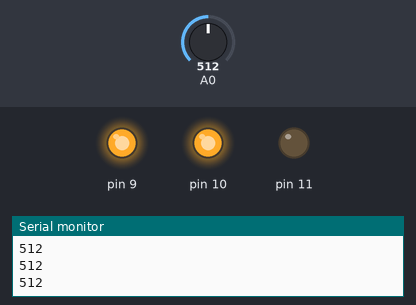
The sketch below on a simulated Arduino Uno, built with avr-gcc and run on an emulated ATmega328P. On the bench: output pins drawn as LEDs (lit = HIGH), the last lines printed to the serial monitor. Inputs (shaded band) come from the test bench; at power-on: A0 = 512.

Above: at 1.2 s.
1.3 s: A0 set to 587
2.8 s: A0 set to 614
At 3.7 s:
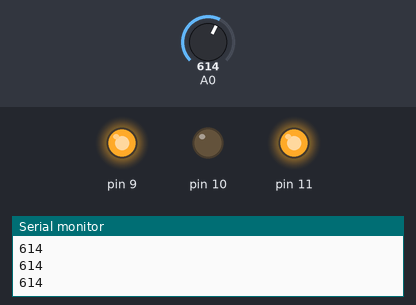
4.3 s: A0 set to 783
5.8 s: A0 set to 814
At 7.0 s:
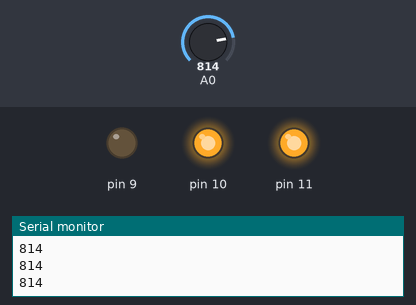
7.3 s: A0 set to 985
8.8 s: A0 set to 1014
At 9.5 s:
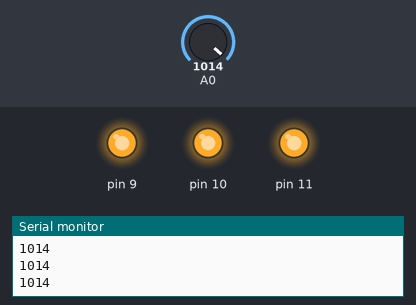
Timing chart, 0 to 11.3 s (numbered marks = the images above; inputs shaded):
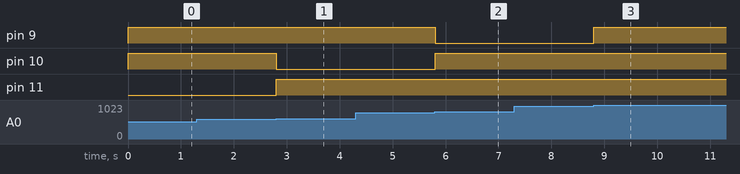

Measured:
- the behaviour switches between 600 and 601 on A0 (found by bisection; images 0 and 1)
- the behaviour switches between 800 and 801 on A0 (found by bisection; images 1 and 2)
- the behaviour switches between 1000 and 1001 on A0 (found by bisection; images 2 and 3)
- after the input at 2.8 s, pin 10: HIGH → LOW at once; pin 11: LOW → HIGH at once
- after the input at 5.8 s, pin 9: HIGH → LOW at once; pin 10: LOW → HIGH at once
- after the input at 8.8 s, pin 9: LOW → HIGH at once

The sketch:

20210624_slide_led.ino
```cpp
//슬라이드의 값에 따라 바뀌는 LED
void setup() {
 Serial.begin(9600);
pinMode (9,OUTPUT);
pinMode (10,OUTPUT);
pinMode (11,OUTPUT);
}

void loop() {
Serial.println (analogRead (A0));
int slide = analogRead(A0);
if (slide <= 300){
  digitalWrite(9,HIGH);
  digitalWrite(10,LOW);
}
else if(slide <= 600){
  digitalWrite(9,HIGH);
  digitalWrite(10,HIGH);
  digitalWrite(11,LOW);
  }
else if(slide <= 800){
  digitalWrite(9,HIGH);
  digitalWrite(11,HIGH);
  digitalWrite(10,LOW);
    }
else if(slide <= 1000){
  digitalWrite(9,LOW);
  digitalWrite(10,HIGH);
  digitalWrite(11,HIGH);
      }
else if(slide >= 1001){
  digitalWrite(9,HIGH);
      }
}
```
